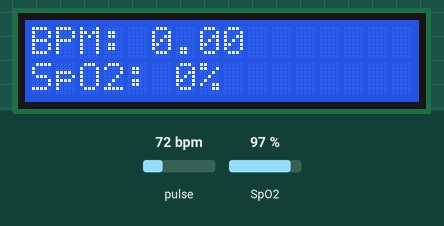
A sketch run on a simulated Arduino Uno, built with avr-gcc and run on an emulated ATmega328P. On the bench: 16×2 character LCD. The test bench sets the inputs (shaded band); at power-on: pulse 72 bpm, SpO2 97 %. What the sketch prints to the serial monitor is not drawn.

Above: at 1.6 s.
1.7 s: pulse set to 42 bpm
At 4.5 s:
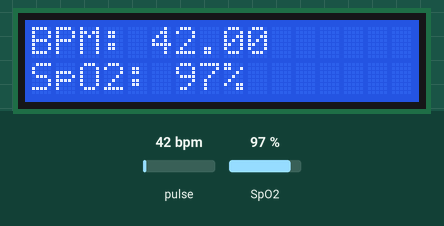
5.5 s: SpO2 set to 80 %
At 6.5 s:
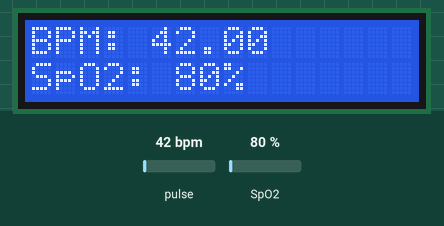
7.5 s: pulse set to 70 bpm
At 8.5 s:
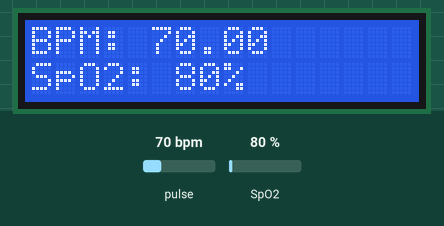
9.5 s: SpO2 set to 85 %
At 10.5 s:
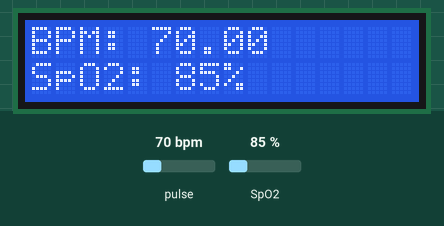
Timing chart, 0 to 12.5 s (numbered marks = the images above; inputs shaded):
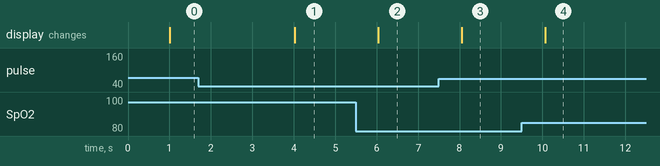

The sketch:

max30100_new.ino
```cpp
#include "MAX30100_PulseOximeter.h"
#include <LiquidCrystal.h>

#define REPORTING_PERIOD_MS     1000
#define rs 2
#define en 3
#define d4 4
#define d5 5
#define d6 6
#define d7 7
// initialize the library with the numbers of the interface pins
LiquidCrystal lcd(rs, en, d4, d5, d6, d7);

PulseOximeter pox;
uint32_t tsLastReport = 0;

void onBeatDetected()
{
    Serial.println("Beat!");
}

void setup()
{
    Serial.begin(115200);
    Serial.print("Initializing pulse oximeter..");
  lcd.begin(16, 2);
  lcd.print("Oximeter");

    if (!pox.begin()) {
        Serial.println("FAILED");
        for(;;);
    } else {
        Serial.println("SUCCESS");
    }
     pox.setIRLedCurrent(MAX30100_LED_CURR_7_6MA);

    // Register a callback for the beat detection
    pox.setOnBeatDetectedCallback(onBeatDetected);
}

void loop()
{

    pox.update();
    if (millis() - tsLastReport > REPORTING_PERIOD_MS) {


        lcd.clear();
        lcd.setCursor(0,0);
        lcd.print("BPM: ");
        lcd.print(pox.getHeartRate());

        lcd.setCursor(0,1);
        lcd.print("SpO2: ");
        lcd.print(pox.getSpO2());
        lcd.print("%");


        tsLastReport = millis();
    }
}
```

Measured:
- after the input at 1.7 s, the display: changes after 2.3 s (image 1)
- after the input at 5.5 s, the display: changes after 0.54 s (image 2)
- after the input at 7.5 s, the display: changes after 0.55 s (image 3)
- after the input at 9.5 s, the display: changes after 0.56 s (image 4)
